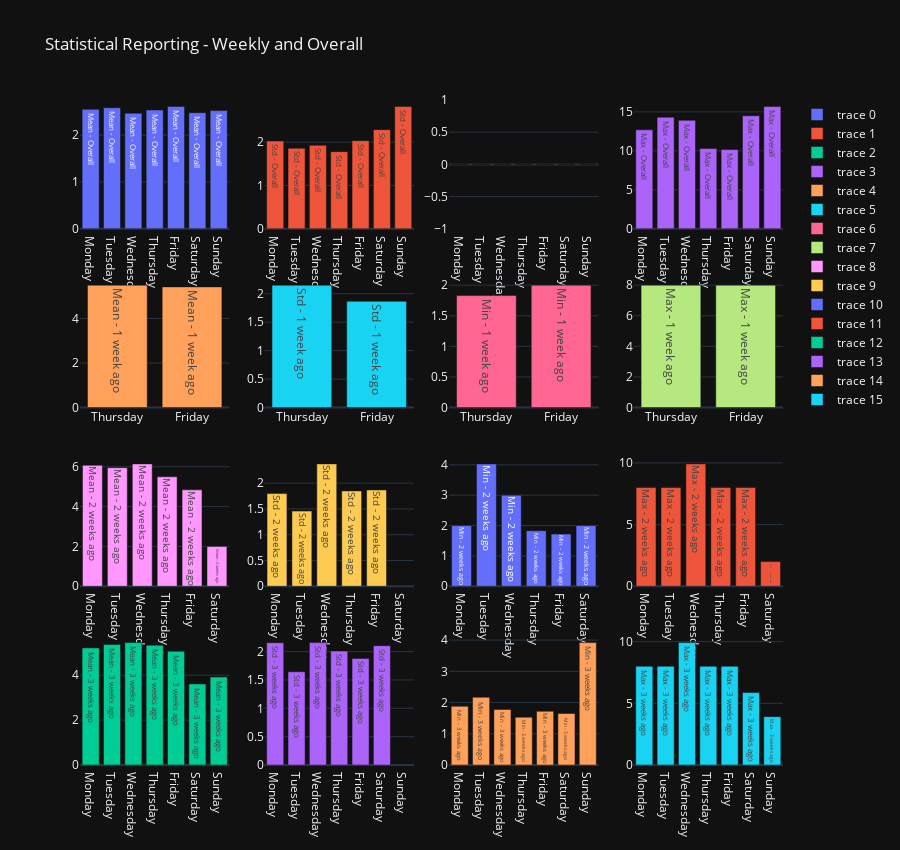

Notebook code for this chart:
### Code cell
from typing import List, Optional
from datetime import datetime, timedelta
from plotly.subplots import make_subplots
import plotly.graph_objects as go

question_8 = question_7.copy()

def compute_statistical_measures_of_nth_week(n: Optional[int] = None) -> pd.DataFrame:
    """
    Computes the statistical measures of the # of paid hours when someone submits (just the overall # of hours)

    Args:
        n (int): The nth week to compute, pass in none for the overall
        year (int): The year we are checking for

    Returns:
        List[str]: The statistical measures
    """
    if n is None:
        return question_8.groupby("DayOfWeek")['Paid Hours'].describe()
    current_day = datetime.date(datetime.now()) - timedelta(days=7 * n)
    dates = []
    while current_day.day != datetime.now().day:
        dates.append(pd.Timestamp(year=current_day.year, month=current_day.month, day=current_day.day))
        current_day += timedelta(days=1)
    
    # Gathered all dates from a week from now
    found_dates = question_8[(question_8['Work Date'] >= dates[0]) & (question_8['Work Date'] <= dates[-1])]
    return found_dates.groupby("DayOfWeek")['Paid Hours'].describe()

day_mapping = {
    0: 'Monday',
    1: 'Tuesday',
    2: 'Wednesday',
    3: 'Thursday',
    4: 'Friday',
    5: 'Saturday',
    6: 'Sunday'
}

weeks = [None, 1, 2, 3]

fig = make_subplots(rows=4, cols=4, specs=[[{'type': 'bar'},{'type': 'bar'},{'type': 'bar'},{'type': 'bar'}],[{'type': 'bar'},{'type': 'bar'},{'type': 'bar'},{'type': 'bar'}],[{'type': 'bar'},{'type': 'bar'},{'type': 'bar'},{'type': 'bar'}], [{'type': 'bar'},{'type': 'bar'},{'type': 'bar'},{'type': 'bar'}]])

statistical_keys = ['mean', 'std', 'min', 'max']
for ind, each_week in enumerate(weeks):
    statistical_measures_per_week = compute_statistical_measures_of_nth_week(each_week)
    converted_days = [int(x) for x in list(statistical_measures_per_week.index)]
    mapped_days = [day_mapping[x] for x in converted_days]

    mean_chart_text = f'{statistical_keys[0].capitalize()} - {f"Overall" if each_week is None else ""}{str(each_week if each_week is not None else "") + (" weeks ago" if each_week is not None and each_week > 1 else " week ago" if each_week is not None else "")}'
    mean_chart = go.Bar(x=mapped_days, y=statistical_measures_per_week[statistical_keys[0]].tolist(), hovertemplate="<b>%{x}</b><br>Value: %{y}", text=mean_chart_text)

    std_chart_text = f'{statistical_keys[1].capitalize()} - {f"Overall" if each_week is None else ""}{str(each_week if each_week is not None else "") + (" weeks ago" if each_week is not None and each_week > 1 else " week ago" if each_week is not None else "")}'
    std_chart = go.Bar(x=mapped_days, y=statistical_measures_per_week[statistical_keys[1]].tolist(), hovertemplate="<b>%{x}</b><br>Value: %{y}", text=std_chart_text)

    min_chart_text = f'{statistical_keys[2].capitalize()} - {f"Overall" if each_week is None else ""}{str(each_week if each_week is not None else "") + (" weeks ago" if each_week is not None and each_week > 1 else " week ago" if each_week is not None else "")}'
    min_chart = go.Bar(x=mapped_days, y=statistical_measures_per_week[statistical_keys[2]].tolist(), hovertemplate="<b>%{x}</b><br>Value: %{y}", text=min_chart_text)

    max_chart_text = f'{statistical_keys[3].capitalize()} - {f"Overall" if each_week is None else ""}{str(each_week if each_week is not None else "") + (" weeks ago" if each_week is not None and each_week > 1 else " week ago" if each_week is not None else "")}'
    max_chart = go.Bar(x=mapped_days, y=statistical_measures_per_week[statistical_keys[3]].tolist(), hovertemplate="<b>%{x}</b><br>Value: %{y}", text=max_chart_text)
    fig.add_trace(mean_chart, row=ind + 1, col=1)
    fig.add_trace(std_chart, row=ind + 1, col=2)
    fig.add_trace(min_chart, row=ind + 1, col=3)
    fig.add_trace(max_chart, row=ind + 1, col=4)

fig.update_layout(title_text="Statistical Reporting - Weekly and Overall", height=850, template='plotly_dark')
fig.show()

### Figure 1 — Plotly figure (JSON) as saved in the notebook; plotly's stock layout.template omitted (floating-point values rounded to 4 significant figures)
{"data": [{"hovertemplate": "<b>%{x}</b><br>Value: %{y}", "text": "Mean - Overall", "type": "bar", "x": ["Monday", "Tuesday", "Wednesday", "Thursday", "Friday", "Saturday", "Sunday"], "xaxis": "x", "y": [2.55, 2.583, 2.468, 2.537, 2.612, 2.478, 2.523], "yaxis": "y"}, {"hovertemplate": "<b>%{x}</b><br>Value: %{y}", "text": "Std - Overall", "type": "bar", "x": ["Monday", "Tuesday", "Wednesday", "Thursday", "Friday", "Saturday", "Sunday"], "xaxis": "x2", "y": [2.026, 1.86, 1.927, 1.781, 2.034, 2.288, 2.824], "yaxis": "y2"}, {"hovertemplate": "<b>%{x}</b><br>Value: %{y}", "text": "Min - Overall", "type": "bar", "x": ["Monday", "Tuesday", "Wednesday", "Thursday", "Friday", "Saturday", "Sunday"], "xaxis": "x3", "y": [0, 0, 0, 0, 0, 0, 0], "yaxis": "y3"}, {"hovertemplate": "<b>%{x}</b><br>Value: %{y}", "text": "Max - Overall", "type": "bar", "x": ["Monday", "Tuesday", "Wednesday", "Thursday", "Friday", "Saturday", "Sunday"], "xaxis": "x4", "y": [12.7, 14.32, 13.92, 10.3, 10.17, 14.5, 15.7], "yaxis": "y4"}, {"hovertemplate": "<b>%{x}</b><br>Value: %{y}", "text": "Mean - 1 week ago", "type": "bar", "x": ["Thursday", "Friday"], "xaxis": "x5", "y": [5.497, 5.42], "yaxis": "y5"}, {"hovertemplate": "<b>%{x}</b><br>Value: %{y}", "text": "Std - 1 week ago", "type": "bar", "x": ["Thursday", "Friday"], "xaxis": "x6", "y": [2.15, 1.866], "yaxis": "y6"}, {"hovertemplate": "<b>%{x}</b><br>Value: %{y}", "text": "Min - 1 week ago", "type": "bar", "x": ["Thursday", "Friday"], "xaxis": "x7", "y": [1.83, 2], "yaxis": "y7"}, {"hovertemplate": "<b>%{x}</b><br>Value: %{y}", "text": "Max - 1 week ago", "type": "bar", "x": ["Thursday", "Friday"], "xaxis": "x8", "y": [8, 8], "yaxis": "y8"}, {"hovertemplate": "<b>%{x}</b><br>Value: %{y}", "text": "Mean - 2 weeks ago", "type": "bar", "x": ["Monday", "Tuesday", "Wednesday", "Thursday", "Friday", "Saturday"], "xaxis": "x9", "y": [6.071, 5.953, 6.144, 5.492, 4.841, 2], "yaxis": "y9"}, {"hovertemplate": "<b>%{x}</b><br>Value: %{y}", "text": "Std - 2 weeks ago", "type": "bar", "x": ["Monday", "Tuesday", "Wednesday", "Thursday", "Friday", "Saturday"], "xaxis": "x10", "y": [1.797, 1.458, 2.373, 1.849, 1.868, null], "yaxis": "y10"}, {"hovertemplate": "<b>%{x}</b><br>Value: %{y}", "text": "Min - 2 weeks ago", "type": "bar", "x": ["Monday", "Tuesday", "Wednesday", "Thursday", "Friday", "Saturday"], "xaxis": "x11", "y": [2, 4.03, 3, 1.83, 1.72, 2], "yaxis": "y11"}, {"hovertemplate": "<b>%{x}</b><br>Value: %{y}", "text": "Max - 2 weeks ago", "type": "bar", "x": ["Monday", "Tuesday", "Wednesday", "Thursday", "Friday", "Saturday"], "xaxis": "x12", "y": [8, 8, 9.92, 8, 8, 2], "yaxis": "y12"}, {"hovertemplate": "<b>%{x}</b><br>Value: %{y}", "text": "Mean - 3 weeks ago", "type": "bar", "x": ["Monday", "Tuesday", "Wednesday", "Thursday", "Friday", "Saturday", "Sunday"], "xaxis": "x13", "y": [5.218, 5.374, 5.454, 5.339, 5.069, 3.613, 3.92], "yaxis": "y13"}, {"hovertemplate": "<b>%{x}</b><br>Value: %{y}", "text": "Std - 3 weeks ago", "type": "bar", "x": ["Monday", "Tuesday", "Wednesday", "Thursday", "Friday", "Saturday", "Sunday"], "xaxis": "x14", "y": [2.157, 1.644, 2.159, 2.01, 1.88, 2.104, null], "yaxis": "y14"}, {"hovertemplate": "<b>%{x}</b><br>Value: %{y}", "text": "Min - 3 weeks ago", "type": "bar", "x": ["Monday", "Tuesday", "Wednesday", "Thursday", "Friday", "Saturday", "Sunday"], "xaxis": "x15", "y": [1.88, 2.17, 1.78, 1.53, 1.72, 1.65, 3.92], "yaxis": "y15"}, {"hovertemplate": "<b>%{x}</b><br>Value: %{y}", "text": "Max - 3 weeks ago", "type": "bar", "x": ["Monday", "Tuesday", "Wednesday", "Thursday", "Friday", "Saturday", "Sunday"], "xaxis": "x16", "y": [8, 8, 9.92, 8, 8, 5.87, 3.92], "yaxis": "y16"}], "layout": {"height": 850, "title": {"text": "Statistical Reporting - Weekly and Overall"}, "xaxis": {"anchor": "y", "domain": [0, 0.2125]}, "xaxis10": {"anchor": "y10", "domain": [0.2625, 0.475]}, "xaxis11": {"anchor": "y11", "domain": [0.525, 0.7375]}, "xaxis12": {"anchor": "y12", "domain": [0.7875, 1]}, "xaxis13": {"anchor": "y13", "domain": [0, 0.2125]}, "xaxis14": {"anchor": "y14", "domain": [0.2625, 0.475]}, "xaxis15": {"anchor": "y15", "domain": [0.525, 0.7375]}, "xaxis16": {"anchor": "y16", "domain": [0.7875, 1]}, "xaxis2": {"anchor": "y2", "domain": [0.2625, 0.475]}, "xaxis3": {"anchor": "y3", "domain": [0.525, 0.7375]}, "xaxis4": {"anchor": "y4", "domain": [0.7875, 1]}, "xaxis5": {"anchor": "y5", "domain": [0, 0.2125]}, "xaxis6": {"anchor": "y6", "domain": [0.2625, 0.475]}, "xaxis7": {"anchor": "y7", "domain": [0.525, 0.7375]}, "xaxis8": {"anchor": "y8", "domain": [0.7875, 1]}, "xaxis9": {"anchor": "y9", "domain": [0, 0.2125]}, "yaxis": {"anchor": "x", "domain": [0.8063, 1]}, "yaxis10": {"anchor": "x10", "domain": [0.2687, 0.4625]}, "yaxis11": {"anchor": "x11", "domain": [0.2687, 0.4625]}, "yaxis12": {"anchor": "x12", "domain": [0.2687, 0.4625]}, "yaxis13": {"anchor": "x13", "domain": [0, 0.1938]}, "yaxis14": {"anchor": "x14", "domain": [0, 0.1938]}, "yaxis15": {"anchor": "x15", "domain": [0, 0.1938]}, "yaxis16": {"anchor": "x16", "domain": [0, 0.1938]}, "yaxis2": {"anchor": "x2", "domain": [0.8063, 1]}, "yaxis3": {"anchor": "x3", "domain": [0.8063, 1]}, "yaxis4": {"anchor": "x4", "domain": [0.8063, 1]}, "yaxis5": {"anchor": "x5", "domain": [0.5375, 0.7312]}, "yaxis6": {"anchor": "x6", "domain": [0.5375, 0.7312]}, "yaxis7": {"anchor": "x7", "domain": [0.5375, 0.7312]}, "yaxis8": {"anchor": "x8", "domain": [0.5375, 0.7312]}, "yaxis9": {"anchor": "x9", "domain": [0.2687, 0.4625]}}}
